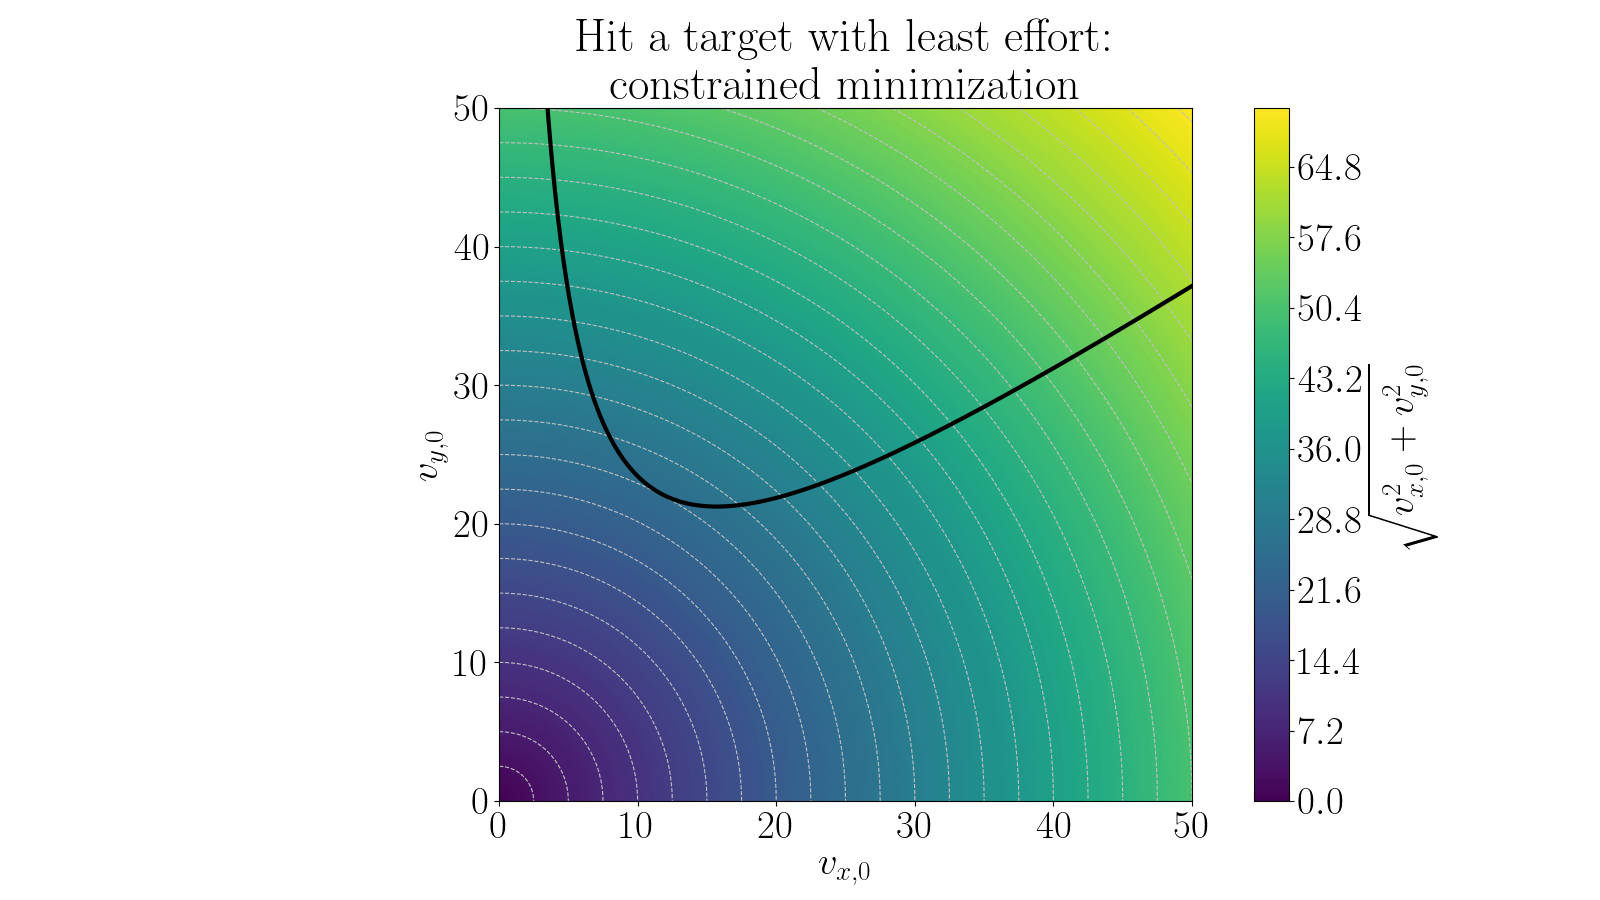

This figure's Python source:
import numpy as np
import matplotlib.pyplot as plt

import numpy as np

g     = -9.81 # gravity, m/s^2
x_star, y_star = 34, 23


plt.figure(figsize=(16, 9))
plt.rcParams["font.family"] = "serif"
plt.rcParams["mathtext.fontset"] = "dejavuserif"
plt.rcParams['text.usetex'] = True

plt.rc('font', size=28)
'''
plt.grid(color='gray', linestyle='--', linewidth=0.5)
plt.plot(xs, ys, marker='.')
plt.xlabel("$x$")
plt.ylabel("$y$")
plt.gca().set_aspect('equal', 'box')
plt.savefig("plot-euler.png")
plt.show()
'''

plt.title('Hit a target with least effort:\n constrained minimization')

VX, VY = np.meshgrid(np.linspace(.01, 50, 1000),
                     np.linspace(.01, 50, 1000))

contour = plt.contourf(VX, VY, np.hypot(VX, VY), levels=200, cmap='viridis')
plt.colorbar(contour, label='$\\sqrt{v_{x,0}^2 + v_{y,0}^2}$')
plt.contour(VX, VY, np.hypot(VX, VY), levels=30, colors='silver', linewidths=0.8, linestyles='dashed')

VX = np.linspace(0.01, 50, 1000)
VY = [ vx*y_star/x_star - g/2*(x_star/vx) for vx in VX ]

plt.plot(VX, VY, linewidth=3, color='black')

plt.xlabel('$v_{x,0}$')
plt.ylabel('$v_{y,0}$')

plt.xlim(0, 50)
plt.ylim(0, 50)


plt.gca().set_aspect('equal')
plt.tight_layout()


plt.savefig("plot1.png")
plt.show()

